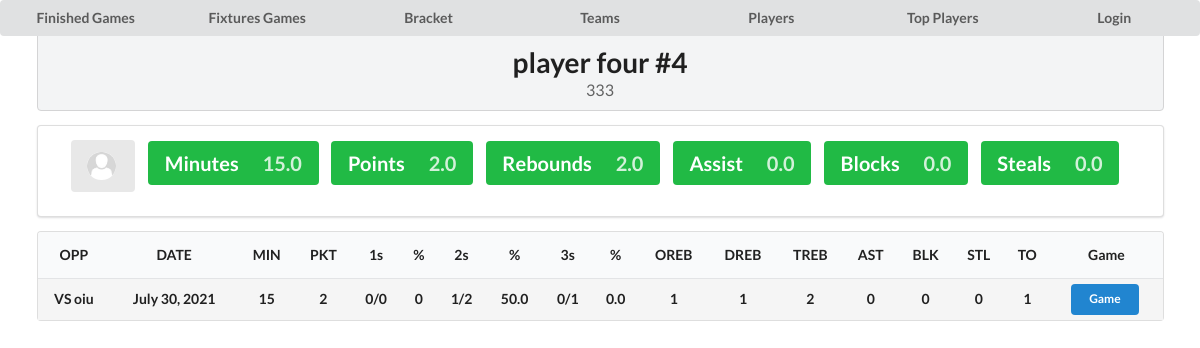
Screenshot of /player/16/ with the database file from the repository.
### liga/models.py (models this page shows, shortened)
class Player(models.Model):
    team = models.ForeignKey(Team, on_delete=models.CASCADE, blank=True)
    first_name = models.CharField(max_length=50)
    last_name = models.CharField(max_length=50)
    number = models.IntegerField()
    created = models.DateTimeField(auto_now_add=True)
    active = models.BooleanField(default=True)
    on_court = models.BooleanField(default=False)
    image = models.ImageField(blank=True, default='nn.jpg')
    def get_player_stats(self):
        ps = self.playerstats_set.all()
        return ps.filter(MIN__gt=0)
    def get_all_points(self):
        tot = list(self.get_player_stats().values_list('PKT', flat=True))
        return sum(tot)
    def get_all_rebs(self):
        totd = list(self.get_player_stats().values_list('TREB', flat=True))
        return sum(totd)
    def get_all_ast(self):
        tot = list(self.get_player_stats().values_list('AST', flat=True))
        return sum(tot)
    def get_all_blk(self):
        tot = list(self.get_player_stats().values_list('BLK', flat=True))
        return sum(tot)
    def get_all_stl(self):
        tot = list(self.get_player_stats().values_list('STL', flat=True))
        return sum(tot)
    def get_all_min(self):
        tot = list(self.get_player_stats().values_list('MIN', flat=True))
        return sum(tot)
    def get_all_mp(self):
        tot = list(self.get_player_stats().values_list('MIN', flat=True))
        res = 0
        for m in tot:
            if m > 0:
                res += 1
        return res
    def get_points_per_game(self):
        if self.get_all_mp() == 0: return 0
        return round(self.get_all_points() / self.get_all_mp(), 1)
    def get_rebs_per_game(self):
        if self.get_all_mp() == 0: return 0
        return round(self.get_all_rebs() / self.get_all_mp(), 1)
    def get_asts_per_game(self):
        if self.get_all_mp() == 0: return 0
        return round(self.get_all_ast() / self.get_all_mp(), 1)
    def get_mins_per_game(self):
        if self.get_all_mp() == 0: return 0
        return round(self.get_all_min() / self.get_all_mp(), 1)
    def get_blks_per_game(self):
        if self.get_all_mp() == 0: return 0
        return round(self.get_all_blk() / self.get_all_mp(), 1)
    def get_stls_per_game(self):
        if self.get_all_mp() == 0: return 0
        return round(self.get_all_stl() / self.get_all_mp(), 1)

class Team(models.Model):
    name = models.CharField(max_length=200)
    created = models.DateTimeField(auto_now_add=True)
    team_logo = models.ImageField(blank=True, default='nn.jpg')
    def __str__(self):
        return str(self.name)

class Stats(models.Model):
    FTM = models.IntegerField(default=0)
    FTA = models.IntegerField(default=0)
    FGM = models.IntegerField(default=0)
    FGA = models.IntegerField(default=0)
    FGM_three = models.IntegerField(default=0)
    FGA_three = models.IntegerField(default=0)
    AST = models.IntegerField(default=0)
    STL = models.IntegerField(default=0)
    TO = models.IntegerField(default=0)
    BLK = models.IntegerField(default=0)
    OREB = models.IntegerField(default=0)
    DREB = models.IntegerField(default=0)
    TREB = models.IntegerField(default=0, blank=True)
    PF = models.IntegerField(default=0)
    MIN = models.IntegerField(default=0)
    PKT = models.IntegerField(default=0)
    Fouls = models.IntegerField(default=0)
    finished = models.BooleanField(default=False)
    class Meta:
        abstract = True
    def percent_FT(self):
        if self.FTA == 0:
            return 0
        return round((self.FTM/self.FTA)*100, 0)
    def percent_FG(self):
        if self.FGA == 0:
            return 0
        return round((self.FGM/self.FGA)*100, 0 )
    def percent_FG_three(self):
        if self.FGA_three == 0:
            return 0
        return round((self.FGM_three/self.FGA_three)*100, 0)

class PlayerStats(Stats):
    game = models.ForeignKey(Game, on_delete=models.CASCADE, related_name='player_game', null=True)
    opponent = models.ForeignKey(Team, on_delete=models.CASCADE, related_name='player_opponent')
    player = models.ForeignKey(Player, on_delete=models.CASCADE)
    class Meta:
        verbose_name_plural = 'Player stats'

class Game(models.Model):
    round = models.IntegerField(default=1)
    home = models.ForeignKey(Team, on_delete=models.CASCADE, related_name='home')
    away = models.ForeignKey(Team, on_delete=models.CASCADE, related_name='away')
    score1 = models.IntegerField(default=0)
    score2 = models.IntegerField(default=0)
    finished = models.BooleanField(default=False)
    place = models.CharField(max_length=50)
    referee = models.CharField(max_length=50)
    data = models.DateField(blank=True, auto_now=False)
    hour = models.TimeField(blank=True, auto_now=False)
    time = models.IntegerField(default=600, blank=False)
    reset_time = models.IntegerField(default=0, blank=True)
    quarter = models.IntegerField(default=1, blank=True)
    ot_time = models.IntegerField(default=300, blank=True)
    reset_ot = models.IntegerField(default=0, blank=True)
    ot = models.IntegerField(default=0, blank=True)
    is_ot = models.BooleanField(default=False, blank=True)

### liga/views.py (the view)
# urls.py: path('player/<int:player_id>/', player_stats, name="player_stats"),
def player_stats(request, player_id):
    player = Player.objects.get(pk=player_id)
    stats = player.get_player_stats()
    stats = stats.order_by('game__data')
    context = {'stats': stats, 'player': player}
    return render(request, 'liga/player.html', context)

### liga/templates/liga/player.html
{% extends 'start.html' %}
{% block content %}
    <h1 class="ui block header">
        {{ player.first_name }} {{ player.last_name }} #{{ player.number }}
        <div class="sub header">{{ player.team.name}}</div>
    </h1>
<div class="ui center aligned segment">
    <div class="ui huge labels" >
    <div class="ui label">
        <img class="ui avatar small image" src="{{player.image.url}}">
  </div>
    <div class="ui green label">
    Minutes
      <div class="detail">{{ player.get_mins_per_game }}</div>
  </div>
  <div class="ui green label">
    Points
      <div class="detail">{{ player.get_points_per_game }}</div>
  </div>
  <div class="ui green label">
    Rebounds
      <div class="detail">{{ player.get_rebs_per_game }}</div>
  </div>
  <div class="ui green label">
    Assist
      <div class="detail">{{ player.get_asts_per_game }}</div>
  </div>
    <div class="ui green label">
    Blocks
      <div class="detail">{{ player.get_blks_per_game }}</div>
  </div>
    <div class="ui green label">
    Steals
      <div class="detail">{{ player.get_stls_per_game }}</div>
  </div>
</div>
</div>
    <table class="ui very compact table">
        <thead>
            <tr><th style="text-align: center">OPP</th>
            <th style="text-align: center">DATE</th>
            <th style="text-align: center">MIN</th>
            <th style="text-align: center">PKT</th>
            <th style="text-align: center">1s</th>
            <th style="text-align: center">%</th>
            <th style="text-align: center">2s</th>
                <th style="text-align: center">%</th>
            <th style="text-align: center">3s</th>
                <th style="text-align: center">%</th>
            <th style="text-align: center">OREB</th>
            <th style="text-align: center">DREB</th>
            <th style="text-align: center">TREB</th>
            <th style="text-align: center">AST</th>
            <th style="text-align: center">BLK</th>
            <th style="text-align: center">STL</th>
            <th style="text-align: center">TO</th>
            <th style="text-align: center">Game</th>
        </tr></thead>
  <tbody>
    {% for stat in stats %}
            <tr>
            <th>VS {{ stat.opponent }}</th>
            <th>{{ stat.game.data}}</th>
            <th>{{ stat.MIN }}</th>
            <th>{{ stat.PKT }}</th>
            <th>{{ stat.FTM }}/{{ stat.FTA }}</th>
            <th>{{ stat.percent_FT }}</th>
            <th>{{ stat.FGM }}/{{ stat.FGA }}</th>
                <th>{{ stat.percent_FG }}</th>
            <th>{{ stat.FGM_three }}/{{ stat.FGA_three }}</th>
                <th>{{ stat.percent_FG_three }}</th>
            <th>{{ stat.OREB }}</th>
            <th>{{ stat.DREB }}</th>
            <th>{{ stat.TREB }}</th>
            <th>{{ stat.AST }}</th>
            <th>{{ stat.BLK }}</th>
            <th>{{ stat.STL }}</th>
            <th>{{ stat.TO }}</th>
            <th><div class="ui tiny blue button" onclick="location.href='http://127.0.0.1:8000/game/{{ stat.game.pk }}/'">Game</div></th>
            </tr>
    {% endfor %}
        </tbody>
    </table>
{% endblock content %}

### static/style.css (style rules this page uses)
table { border: 2px solid black; border-collapse: collapse; margin-left: auto; margin-right: auto; width: 100%; }
th { padding: 5px; text-align: center; }
h1 { background-color: greenyellow; text-align: center; }
tr { background-color: whitesmoke; padding: 5px; }
tr:nth-last-child(1) { background-color: whitesmoke; }
.blue { background-color: skyblue; }

### rows the page displays
Player: first_name "player", last_name "four", number "4", team.name "333", image (picture), get_mins_per_game "15.0", get_points_per_game "2.0", get_rebs_per_game "2.0", get_asts_per_game "0.0", get_blks_per_game "0.0", get_stls_per_game "0.0"
PlayerStats: opponent "oiu", game.data "July 30, 2021", MIN "15", PKT "2", FTM "0", FTA "0", percent_FT "0", FGM "1", FGA "2", percent_FG "50.0", FGM_three "0", FGA_three "1", percent_FG_three "0.0", OREB "1", DREB "1", TREB "2", AST "0", BLK "0", STL "0", TO "1"
